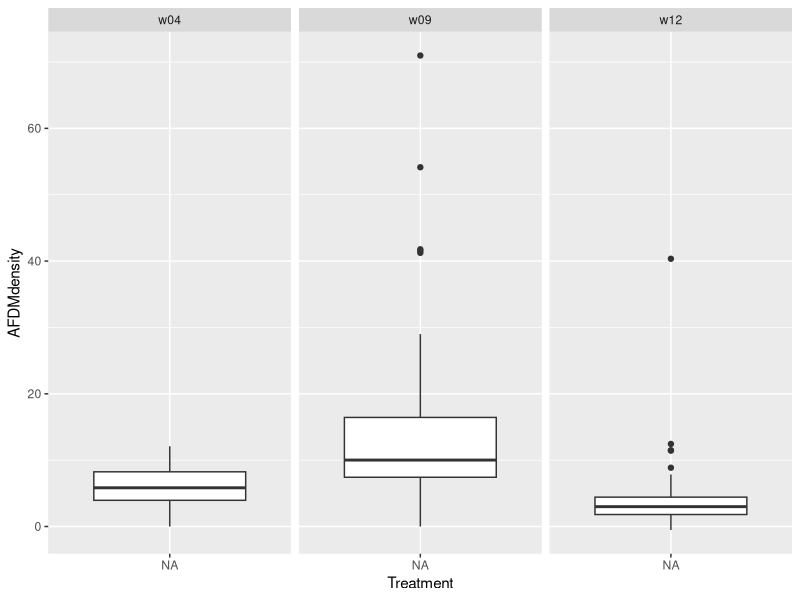
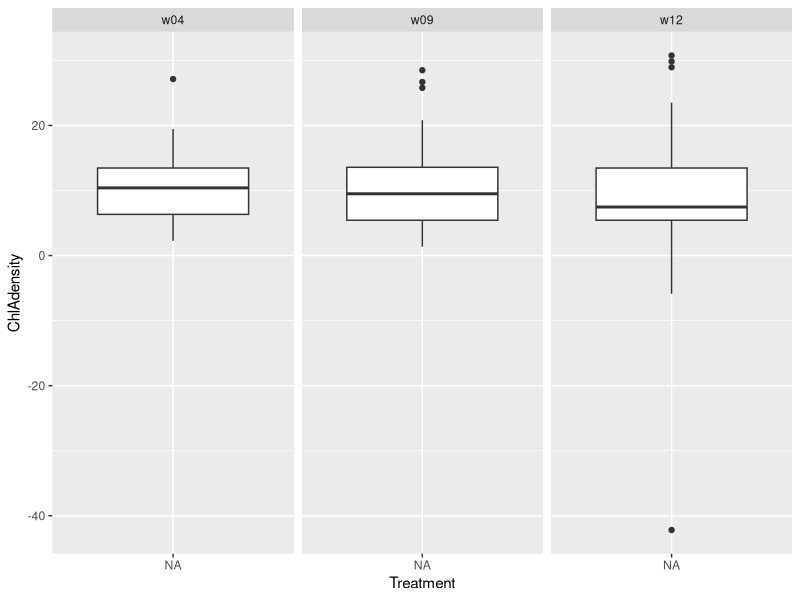
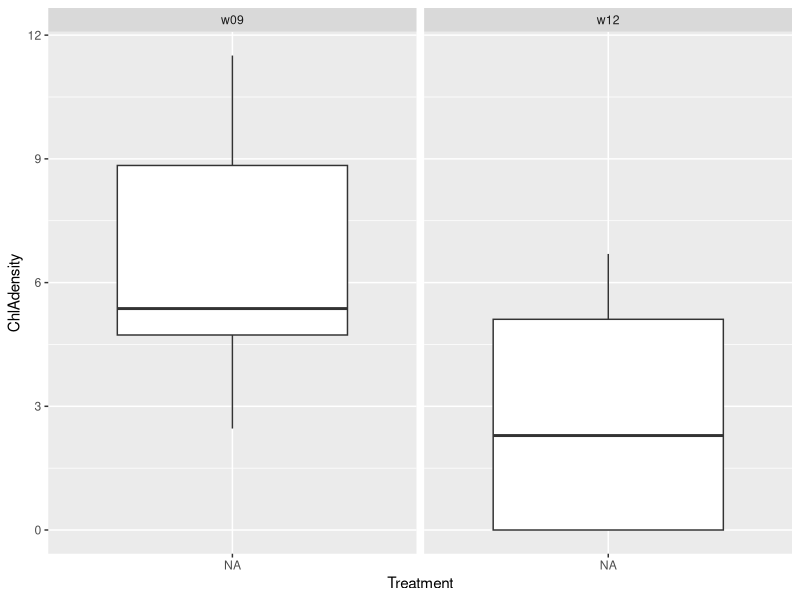

Write R code to recreate these figures, in order.
##### Basket Slurry Analysis #####
SlurryData<-read.csv("./FEn17_data/SubSamFEn17OK.csv", stringsAsFactors = F) #bring in volume data; bucket volume, subsample, filter, enclosure
SlurryData$BucketVol<-as.numeric(paste(SlurryData$BucketVol)) #tell volume to stop being a factor/text
colnames(SlurryData)[6]<-"WeekBad"
SlurryData[SlurryData$WeekBad=="8",8]<-"w09"
SlurryData[SlurryData$WeekBad=="4",8]<-"w04"
SlurryData[SlurryData$WeekBad=="12",8]<-"w12"
colnames(SlurryData)[8]<-"Week"

Treat<-read.csv("./FEn17_data/FEn17OKTreatments.csv", sep=",")#bring in enclosure and treatment data

##### Ash Free Dry Mass Data #####
AFDMraw<-read.csv("./FEn17_data/AFDMFEn17OK.csv", stringsAsFactors = F) #datasheet with dried and burned results
FilterPre<-read.csv("./FEn17_data/FiltPreWFen17OK.csv") #filter preweights
colnames(FilterPre)[1]<-"Filter."

AFDM2<-merge.data.frame(AFDMraw, FilterPre, by="Filter.")
AFDM<-merge.data.frame(AFDM2, SlurryData, by="Filter.")
AFDM$Tin.filter.combusted<-as.numeric(paste(AFDM$Tin.filter.combusted))
AFDM$BucketVol<-as.numeric(paste(AFDM$BucketVol))

AFDM$SubstrateVol<-AFDM$Basket.*.03315
AFDM$Tare<-AFDM$Tin.Weight+AFDM$PreWeight
AFDM$DryMass<-AFDM$Tin.filter.dry-AFDM$Tare
AFDM$OrganicM<-AFDM$Tin.filter.dry-AFDM$Tin.filter.combusted
AFDM$InOrganicM<-AFDM$DryMass-AFDM$OrganicM
#Some filters didn't have bucket volumes associated with them
#5L is written next to them and is the mean bucket volume (considering sig dig)
AFDM[is.na(AFDM$BucketVol),"BucketVol"]<-5000
#AFDMdensity units g/m3
AFDM$AFDMdensity<-(AFDM$OrganicM/AFDM$VolFilrwe)*(AFDM$BucketVol/AFDM$SubstrateVol)

#following filters were water column samples, AFDM density is g / ml
for(i in 1:length(WC<-c("FA062","FA063","FA132","FA133","FA284","FA285"))){
  AFDM[AFDM$Filter.==WC[i],"Enclosure"]<-"WaterColumn"
  AFDM[AFDM$Filter.==WC[i],"AFDMdensity"]<-AFDM[AFDM$Filter.==WC[i],"OrganicM"]/AFDM[AFDM$Filter.==WC[i],"VolFilrwe"]
}

#adding graphing variables on the table
AFDM$Enc2<-Treat[match(AFDM$Enclosure, Treat$ï..Enclosure),2]
AFDM$TEid<-paste(AFDM$Week, AFDM$Enc2, sep="")
AFDM$Treatment<-Treat[match(AFDM$Enclosure, Treat$ï..Enclosure),3]

library(ggplot2)
ggplot(AFDM, aes(x=Treatment, y=AFDMdensity))+geom_boxplot()+facet_wrap(~AFDM$Week)
  
#### Chlorophyll ####
#this is from the algal tiles generally
ChlAraw<-read.csv("./FEn17_data/ChlDataFEn17OK.csv", stringsAsFactors = F)#bring in raw chlorophyll data
colnames(ChlAraw)[2]<-"WeekBad"
ChlAraw[ChlAraw$WeekBad=="9",12]<-"w09"
ChlAraw[ChlAraw$WeekBad=="4",12]<-"w04"
ChlAraw[ChlAraw$WeekBad=="12",12]<-"w12"
colnames(ChlAraw)[12]<-"Week"

ChlAtile<-ChlAraw[ChlAraw$Type=="Tiles",]
ChlAtile$Treatment<-Treat[match(ChlAtile$Enclosure.,Treat$ï..Enclosure),3]
ChlAtile$Area=0.0005905

ChlAtile$ChlAdensity<-26.7*((ChlAtile$X664nm-ChlAtile$fir750nm)-(ChlAtile$X665nm-ChlAtile$sec750nm))*ChlAtile$Vacetone/(ChlAtile$Area*1)/1000

ggplot(ChlAtile, aes(x=Treatment, y=ChlAdensity))+geom_boxplot()+facet_wrap(~Week)

#when tiles were unavailable, we instead used filters to capture ChlA
#these have NAs that need fixing (bleh)
#myster filters FC010, FC017 and FC018 (17 & 18 might be E7)
ChlAfil<-ChlAraw[ChlAraw$Type=="Filter",]
ChlAfil[ChlAfil$Order=="D76","Order"]<-ChlAfil[ChlAfil$Order=="D76","Enclosure."]
ChlAfil[ChlAfil$Order=="D75","Order"]<-ChlAfil[ChlAfil$Order=="D75","Enclosure."]
ChlAfil$BucketVol<-SlurryData[match(ChlAfil$Order, SlurryData$Filter.), 2]
ChlAfil$FilterVol<-SlurryData[match(ChlAfil$Order, SlurryData$Filter.), 3]
ChlAfil$Area<-SlurryData[match(ChlAfil$Order, SlurryData$Filter.), 5] * .03315
ChlAfil$Enc3<-SlurryData[match(ChlAfil$Order,SlurryData$Filter.),1]
ChlAfil$Treatment<-Treat[match(ChlAfil$Enc3, Treat$ï..Enclosure),3]
#5L is written next to them and is the mean bucket volume (considering sig dig)
ChlAfil[is.na(ChlAfil$BucketVol),"BucketVol"]<-5000

ChlAfil$ChlAdensity<-26.7*((ChlAfil$X664nm-ChlAfil$fir750nm)-(ChlAfil$X665nm-ChlAfil$sec750nm))*(ChlAfil$Vacetone/ChlAfil$FilterVol)*(ChlAfil$BucketVol/ChlAfil$Area)/1000

for(k in which(ChlAfil$Enclosure.=="WC")){
  ChlAfil[k,"ChlAdensity"]<-26.7*((ChlAfil$X664nm[k]-ChlAfil$fir750nm[k])-(ChlAfil$X665nm[k]-ChlAfil$sec750nm[k]))*(ChlAfil$Vacetone[k]/ChlAfil$FilterVol[k])/1000
}

ggplot(ChlAfil, aes(x=Treatment, y=ChlAdensity))+geom_boxplot()+facet_wrap(~Week)

#### Combining all the data ####
ChlAtile$Enc2<-Treat[match(ChlAtile$Enclosure., Treat$ï..Enclosure),2]
ChlAtile$TEid<-paste(ChlAtile$Week, ChlAtile$Enc2,sep="")
library(plyr)
AFDMT<-ddply(AFDM, .variables = c("TEid"), .fun=function(x) {data.frame(TEid=x$TEid[1],
                                                                        Treatment=x$Treatment[1],
                                                                        Week=x$Week[1],
                                                                        Enc2=x$Enc2[1],
                                                                        AFDMg.m3=mean(x$AFDMdensity, na.rm=T),
                                                                        sdAFDM=sd(x$AFDMdensity,na.rm=T))})

basalres<-merge.data.frame(ChlAtile, AFDMT,by=c("TEid","Enc2","Week","Treatment"))
basalres<-basalres[,-c(5:16)]
colnames(basalres)[5]<-"ChlA.mg.m2"
View(basalres)
